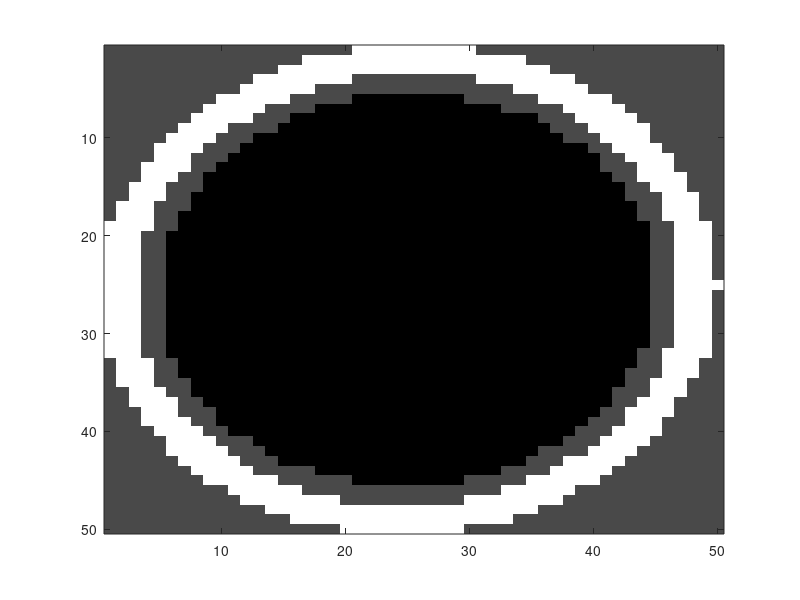

Write the MATLAB code that produced this figure.
m = 50;
kernel = zeros(m*m,1);


for i = 1:m*m
    temp = sqrt((mod(i,m) - m/2)^2 + (i/m - m/2)^2);
    if temp <= 20
        kernel(i) = -0.45;
    elseif (temp > 22 && temp <= 25)
        kernel(i) = 1.1;
    end
end

kernel2D = zeros(m,m);
for i = 1:m
    for j = 1:m
        kernel2D(i,j) = kernel(j + (i-1) * m);
    end
end



figure(1)
imagesc(kernel2D)
colormap gray;